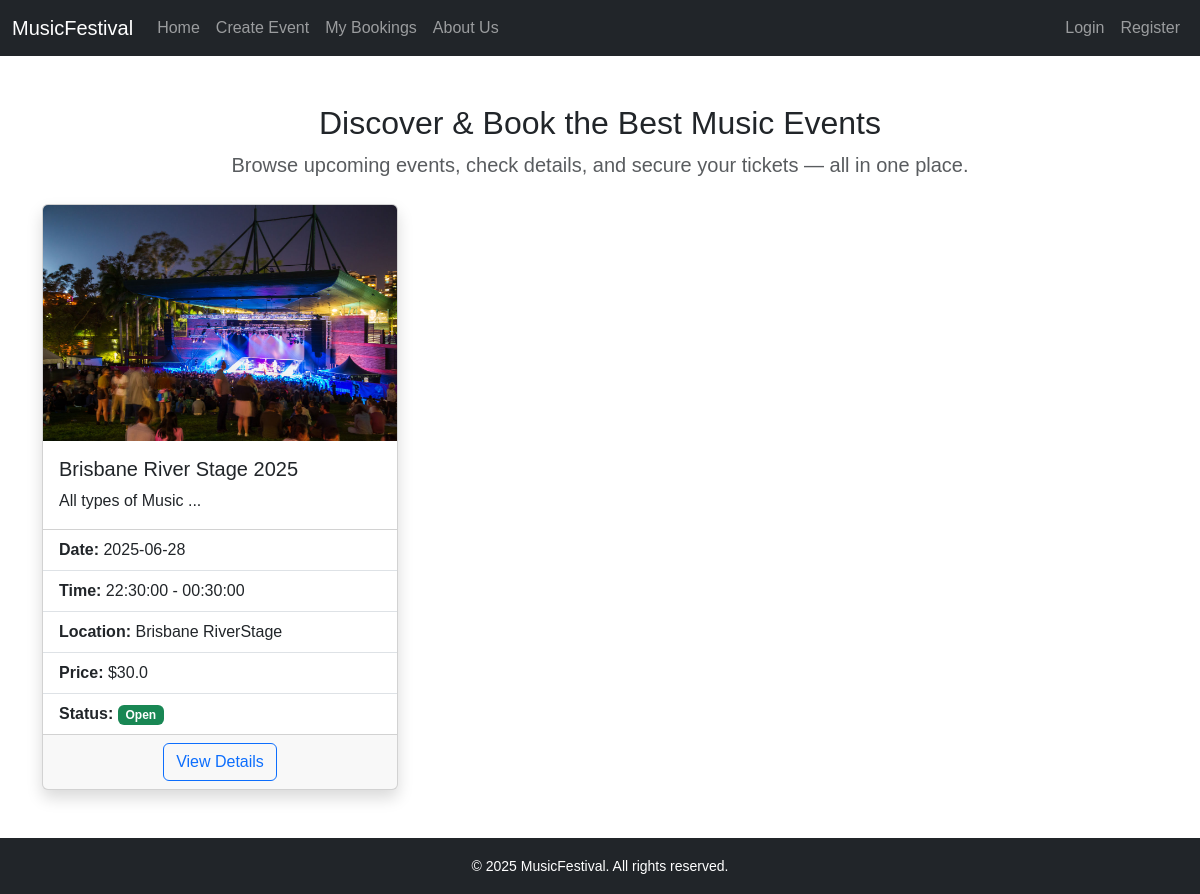
The page / on the database its author committed.
### models.py (models this page shows)
class Event(db.Model):
    id = db.Column(db.Integer, primary_key=True)
    title = db.Column(db.String(150), nullable=False)
    description = db.Column(db.Text, nullable=False)
    date = db.Column(db.Date, nullable=False)
    start_time = db.Column(db.Time, nullable=False)
    end_time = db.Column(db.Time, nullable=False)
    location = db.Column(db.String(150), nullable=False)
    ticket_price = db.Column(db.Float, nullable=False)
    ticket_amount = db.Column(db.Integer, nullable=False)
    status = db.Column(db.String(20), nullable=False)
    artist_info = db.Column(db.Text)
    image = db.Column(db.String(255))
    user_id = db.Column(db.Integer, db.ForeignKey('user.id'), nullable=False)
    comments = db.relationship('Comment', backref='event', lazy=True)
    bookings = db.relationship('Booking', backref='event', lazy=True)

### views/routes.py (the view)
@routes.route('/')
def index():
    search_query = request.args.get('search')
    category = request.args.get('category')
    events = Event.query.filter_by(status='open')
    if search_query:
        events = events.filter(Event.title.ilike(f'%{search_query}%'))
    if category:
        events = events.filter(Event.artist_info.ilike(f'%{category}%'))
    events = events.order_by(Event.date.asc()).all()
    return render_template('index.html', events=events)

### templates/index.html (shortened to what this page needs)
<!DOCTYPE html>
<html lang="en">
<head>
  <link href="https://cdn.jsdelivr.net/npm/bootstrap@5.3.0/dist/css/bootstrap.min.css" rel="stylesheet">
  <link rel="stylesheet" href="{{ url_for('static', filename='style/styles.css') }}">
</head>
<body>
<nav class="navbar navbar-expand-lg navbar-dark bg-dark">
  <div class="container-fluid">
    <a class="navbar-brand" href="{{ url_for('routes.index') }}">MusicFestival</a>
    <div class="collapse navbar-collapse" id="navbarNav">
      <ul class="navbar-nav me-auto mb-2 mb-lg-0">
        <li class="nav-item"><a class="nav-link" href="{{ url_for('routes.index') }}">Home</a></li>
        <li class="nav-item"><a class="nav-link" href="{{ url_for('routes.create_event') }}">Create Event</a></li>
        <li class="nav-item"><a class="nav-link" href="{{ url_for('routes.bookings') }}">My Bookings</a></li>
        <li class="nav-item"><a class="nav-link" href="{{ url_for('routes.about') }}">About Us</a></li>
      </ul>
      <ul class="navbar-nav ms-auto">
        {% if current_user.is_authenticated %}
          <li class="nav-item"><a class="nav-link" href="{{ url_for('routes.logout') }}">Logout</a></li>
        {% else %}
          <li class="nav-item"><a class="nav-link" href="{{ url_for('routes.login') }}">Login</a></li>
          <li class="nav-item"><a class="nav-link" href="{{ url_for('routes.register') }}">Register</a></li>
        {% endif %}
      </ul>
    </div>
  </div>
</nav>
<div class="container mt-5">
  <div class="text-center mb-4">
    <h2>Discover & Book the Best Music Events</h2>
    <p class="lead text-muted">Browse upcoming events, check details, and secure your tickets — all in one place.</p>
  </div>
  {% if events %}
    <div class="row row-cols-1 row-cols-md-3 g-4">
      {% for event in events %}
        <div class="col">
          <div class="card h-100 shadow">
            <img src="{{ url_for('static', filename=event.image or 'images/default.jpg') }}" class="card-img-top" alt="{{ event.title }}">
            <div class="card-body">
              <h5 class="card-title">{{ event.title }}</h5>
              <p class="card-text">{{ event.description[:100] }}...</p>
            </div>
            <ul class="list-group list-group-flush">
              <li class="list-group-item"><strong>Date:</strong> {{ event.date }}</li>
              <li class="list-group-item"><strong>Time:</strong> {{ event.start_time }} - {{ event.end_time }}</li>
              <li class="list-group-item"><strong>Location:</strong> {{ event.location }}</li>
              <li class="list-group-item"><strong>Price:</strong> ${{ event.ticket_price }}</li>
              <li class="list-group-item"><strong>Status:</strong>
                {% if event.status.lower() == 'open' %}
                  <span class="badge bg-success">Open</span>
                {% elif event.status.lower() == 'soldout' %}
                  <span class="badge bg-danger">Sold Out</span>
                {% elif event.status.lower() == 'inactive' %}
                  <span class="badge bg-secondary">Inactive</span>
                {% elif event.status.lower() == 'cancelled' %}
                  <span class="badge bg-dark">Cancelled</span>
                {% endif %}
              </li>
            </ul>
            <div class="card-footer text-center">
              <a href="{{ url_for('routes.event_detail', event_id=event.id) }}" class="btn btn-outline-primary">View Details</a>
            </div>
          </div>
        </div>
      {% endfor %}
    </div>
  {% else %}
    <p class="text-muted text-center">No events available at the moment. Please check back later.</p>
  {% endif %}
</div>
<footer class="bg-dark text-white text-center py-3 mt-5">
  <small>© 2025 MusicFestival. All rights reserved.</small>
</footer>
</body>
</html>

### static/style/styles.css (style rules this page uses)
body { font-family: Arial, sans-serif; }

### rows shown on the page
Event: image (picture), title "Brisbane River Stage 2025", description "All types of Music", date "2025-06-28", start_time "22:30:00", end_time "00:30:00", location "Brisbane RiverStage", ticket_price "30.0", status "Open"
